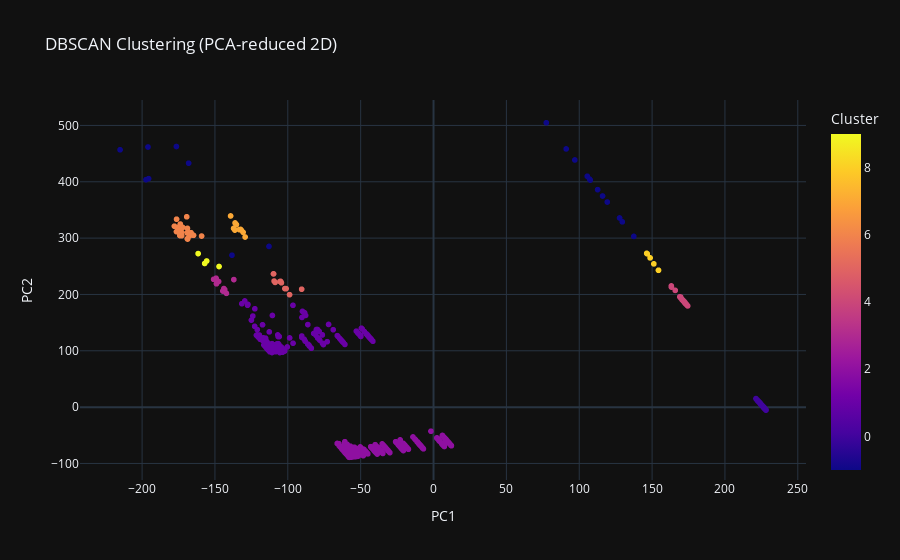

Notebook cell for this chart:
### Code cell
pca = PCA(n_components=2)

eps = 15
minPts = 4

data_reduced_2d = pca.fit_transform(df)

dbs = DBSCAN(eps=eps, min_samples=minPts)

y_dbs = dbs.fit_predict(data_reduced_2d)

df_reduced_2d = pd.DataFrame(data=data_reduced_2d, columns=['PC1', 'PC2'])

df_reduced_2d['Cluster'] = y_dbs

fig = px.scatter(df_reduced_2d, x='PC1', y='PC2', color='Cluster', title='DBSCAN Clustering (PCA-reduced 2D)')
fig.show()

### Figure 1 — Plotly figure (JSON) as saved in the notebook; plotly's stock layout.template omitted (floating-point values rounded to 4 significant figures; data arrays with more than 128 entries replaced by an {"elided": "..."} marker saying what was removed)
{"data": [{"hovertemplate": "PC1=%{x}<br>PC2=%{y}<br>Cluster=%{marker.color}<extra></extra>", "legendgroup": "", "marker": {"color": {"elided": "1362 int values"}, "coloraxis": "coloraxis", "symbol": "circle"}, "mode": "markers", "name": "", "showlegend": false, "x": {"elided": "1362 float values"}, "xaxis": "x", "y": {"elided": "1362 float values"}, "yaxis": "y", "type": "scattergl"}], "layout": {"xaxis": {"anchor": "y", "domain": [0.0, 1.0], "title": {"text": "PC1"}}, "yaxis": {"anchor": "x", "domain": [0.0, 1.0], "title": {"text": "PC2"}}, "coloraxis": {"colorbar": {"title": {"text": "Cluster"}}, "colorscale": [[0.0, "#0d0887"], [0.1111, "#46039f"], [0.2222, "#7201a8"], [0.3333, "#9c179e"], [0.4444, "#bd3786"], [0.5556, "#d8576b"], [0.6667, "#ed7953"], [0.7778, "#fb9f3a"], [0.8889, "#fdca26"], [1.0, "#f0f921"]]}, "legend": {"tracegroupgap": 0}, "title": {"text": "DBSCAN Clustering (PCA-reduced 2D)"}}}
